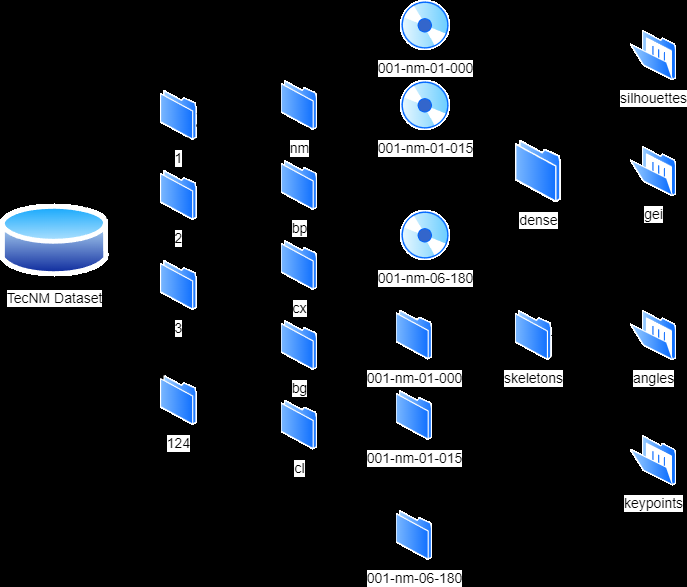
#> input picture img/hierarchical.png, 687 x 587 px; its folder holds only this picture in this run
$ python -i augment.py   (imports and definitions only)
#> lines starting #> are read from the running program, lines starting #| are printed output that depends on the picture; after the words box and inside, x2 and y2 are one past the last pixel; in counts of white or black regions, pixels touching at a corner belong together
#> further down, picture is the input picture: shape (587, 687, 3); mean B, G, R 33.1, 26.9, 21.9
"""
See https://github.com/imjeffhi4/pokemon-classifier/blob/main/data_collection/augment_data.ipynb
"""

import os
import random
from typing import Tuple
import cv2
import numpy as np
from PIL import Image, ImageOps, ImageFilter
from tqdm import tqdm


# [32 lines left out: functions gaussian_blur, rotate, mirror, not called in this run]


def quantizing(image):
    """
    Effectively reduces the number of colors in an image by the shift_amount
    See https://github.com/imjeffhi4/pokemon-classifier/blob/main/data_collection/augment_data.ipynb
    """
    shift_amount = random.randint(4, 7)
    red = (np.asarray(image)[:, :, 0] >> shift_amount) << shift_amount
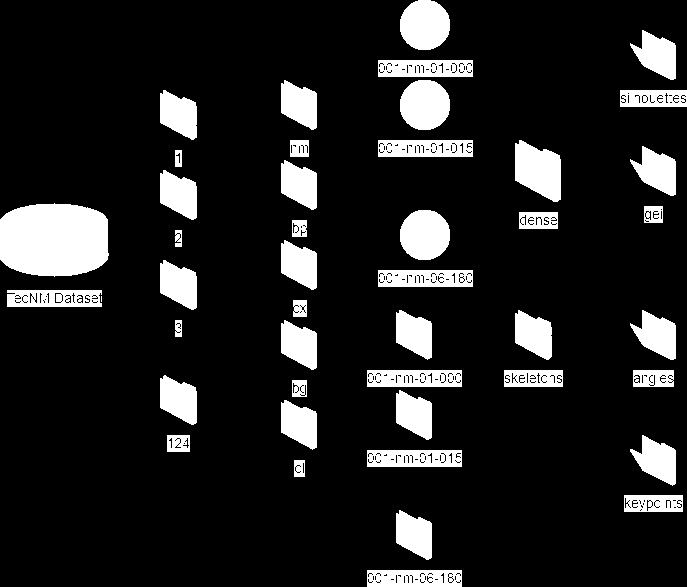
#> red: shape (587, 687); values 0 (black) and 128 (white), 13.3% white; 45 white regions (1 under 20 px), largest, box (x1, y1, x2, y2) and area: (0, 203, 109, 277) 6976, (515, 140, 561, 202) 2064, (400, 0, 450, 50) 2012
    green = (np.asarray(image)[:, :, 1] >> shift_amount) << shift_amount
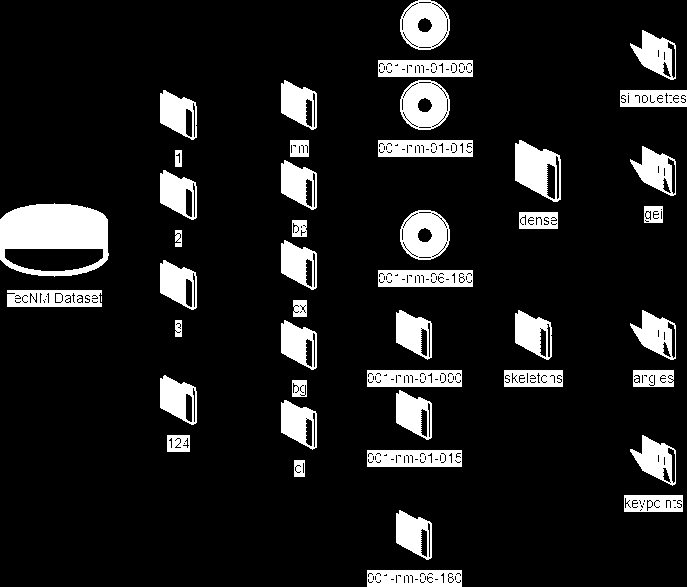
#> green: shape (587, 687); values 0 (black) and 128 (white), 11.8% white; 45 white regions (1 under 20 px), largest, box (x1, y1, x2, y2) and area: (0, 203, 109, 277) 5177, (400, 0, 450, 50) 1744, (400, 80, 450, 130) 1744
    blue = (np.asarray(image)[:, :, 2] >> shift_amount) << shift_amount
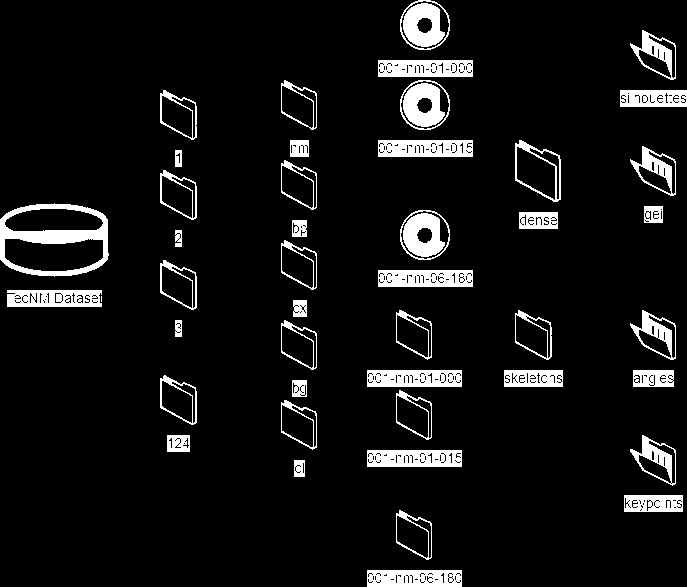
#> blue: shape (587, 687); values 0 (black) and 128 (white), 7.7% white; 48 white regions (1 under 20 px), largest, box (x1, y1, x2, y2) and area: (0, 203, 109, 277) 2702, (378, 140, 473, 157) 1448, (367, 450, 462, 467) 1448
    return Image.fromarray(np.stack((red, green, blue), axis=2))
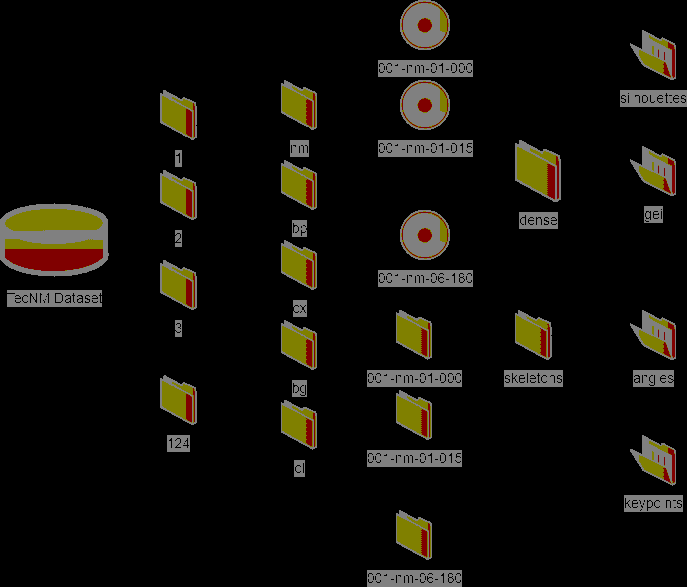
#> returned value: PIL image 687x587 RGB; mean R, G, B 17, 15, 9.9


# [25 lines left out: functions add_noise, crop_image, not called in this run]


def add_random_augmention(image: Image) -> Image:
    """
    Adds a randomly selected augmentation effect to the image.

    :param image: image to augment
    :return: augmented image
    """
    random_int = random.randint(1, 6)
    if random_int == 1:
        return gaussian_blur(image)
    elif random_int == 2:
        return rotate(image)
    elif random_int == 3:
        return mirror(image)
    elif random_int == 4:
        return quantizing(image)
    elif random_int == 5:
        return add_noise(image)
    else:
        return crop_image(image)


# [44 lines left out: function create_augmented_dataset, not called in this run]


# [2 lines not run here, left out]

>>> import cv2
>>> picture = cv2.imread('../img/hierarchical.png')
>>> result = add_random_augmention(picture)
